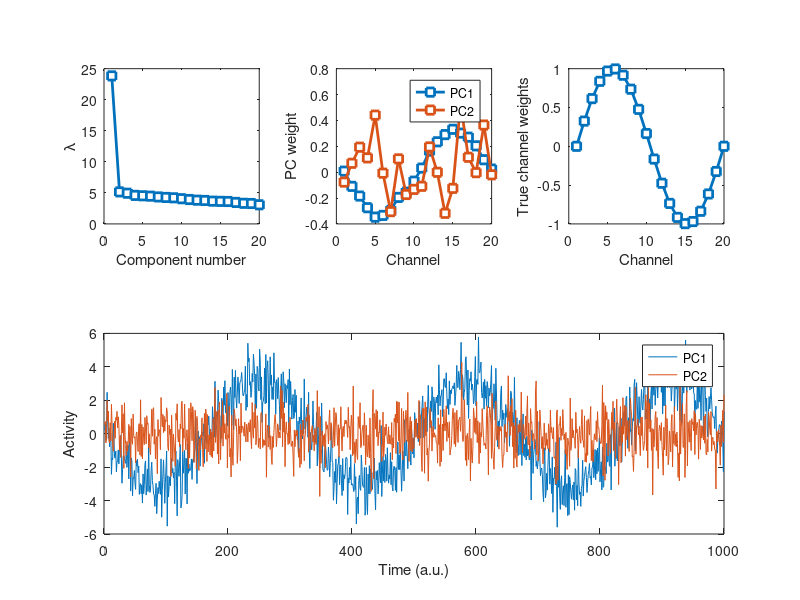

Recreate this plot in MATLAB.
%% How to perform a principal components analysis
%% Simulate data with covariance structure
% Simulation parameters
N = 1000;     % time points
M =   20;     % channels
nTrials = 50; % number of trials

% Time vector (radian units)
t = linspace(0,6*pi,N);

% Relationship across channels (imposing covariance)
chanrel = sin(linspace(0,2*pi,M))';

data = bsxfun(@times,repmat( sin(t),M,1 ),chanrel) + randn(M,N);

% Step 1: mean-center and compute covariance matrix
data = bsxfun(@minus,data,mean(data,2));
covmat = data*data'/(N-1);

% Step 2: eigendecomposition
[evecs,evals] = eig( covmat );

% Step 3: sort vectors by values
[evals,soidx] = sort( diag(evals),'descend' );
evecs = evecs(:,soidx);

% Step 4: compute component time series
r = 2; % two components
comp_time_series = evecs(:,1:r)'*data;

% Step 5: convert eigenvalues to percent change
evals = 100*evals./sum(evals);

% Step 6: visualize and interpret the results
figure(1), clf

% Eigenvalues
subplot(231)
plot(evals,'s-','linew',2,'markerfacecolor','w')
axis square
xlabel('Component number'), ylabel('\lambda')

% Eigenvectors
subplot(232)
plot(evecs(:,1:2),'s-','linew',2,'markerfacecolor','w')
axis square
xlabel('Channel'), ylabel('PC weight')
legend({'PC1';'PC2'})

% Original channel modulator
subplot(233)
plot(chanrel,'s-','linew',2,'markerfacecolor','w')
axis square
xlabel('Channel'), ylabel('True channel weights')

% Component time series
subplot(212)
plot(1:N,comp_time_series)
xlabel('Time (a.u.)'), ylabel('Activity')
legend({'PC1';'PC2'})

%% end